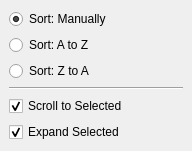
<?xml version="1.0" encoding="UTF-8"?>
<ui version="4.0">
 <class>OutlinerDisplayOptions</class>
 <widget class="QWidget" name="OutlinerDisplayOptions">
  <property name="geometry">
   <rect>
    <x>0</x>
    <y>0</y>
    <width>192</width>
    <height>138</height>
   </rect>
  </property>
  <property name="windowTitle">
   <string>Form</string>
  </property>
  <property name="title" stdset="0">
   <string/>
  </property>
  <layout class="QVBoxLayout" name="verticalLayout_2">
   <property name="leftMargin">
    <number>0</number>
   </property>
   <property name="topMargin">
    <number>0</number>
   </property>
   <property name="rightMargin">
    <number>0</number>
   </property>
   <property name="bottomMargin">
    <number>0</number>
   </property>
   <item>
    <widget class="QFrame" name="frame">
     <property name="lineWidth">
      <number>0</number>
     </property>
     <layout class="QVBoxLayout" name="verticalLayout">
      <item>
       <widget class="QFrame" name="sortManuallyFrame">
        <property name="lineWidth">
         <number>0</number>
        </property>
        <layout class="QHBoxLayout" name="horizontalLayout" stretch="1,0">
         <property name="leftMargin">
          <number>0</number>
         </property>
         <property name="topMargin">
          <number>0</number>
         </property>
         <property name="rightMargin">
          <number>0</number>
         </property>
         <property name="bottomMargin">
          <number>0</number>
         </property>
         <item>
          <widget class="QRadioButton" name="sortManuallyRadioButton">
           <property name="minimumSize">
            <size>
             <width>150</width>
             <height>0</height>
            </size>
           </property>
           <property name="autoFillBackground">
            <bool>true</bool>
           </property>
           <property name="styleSheet">
            <string notr="true"/>
           </property>
           <property name="text">
            <string>Sort: Manually</string>
           </property>
           <property name="checked">
            <bool>true</bool>
           </property>
           <attribute name="buttonGroup">
            <string notr="true">sortButtonGroup</string>
           </attribute>
          </widget>
         </item>
         <item>
          <widget class="QLabel" name="sortManuallyIconLabel">
           <property name="minimumSize">
            <size>
             <width>16</width>
             <height>16</height>
            </size>
           </property>
           <property name="text">
            <string/>
           </property>
          </widget>
         </item>
        </layout>
       </widget>
      </item>
      <item>
       <widget class="QFrame" name="sortAtoZFrame">
        <property name="lineWidth">
         <number>0</number>
        </property>
        <layout class="QHBoxLayout" name="horizontalLayout_2" stretch="1,0">
         <property name="leftMargin">
          <number>0</number>
         </property>
         <property name="topMargin">
          <number>0</number>
         </property>
         <property name="rightMargin">
          <number>0</number>
         </property>
         <property name="bottomMargin">
          <number>0</number>
         </property>
         <item>
          <widget class="QRadioButton" name="sortAtoZRadioButton">
           <property name="minimumSize">
            <size>
             <width>150</width>
             <height>0</height>
            </size>
           </property>
           <property name="text">
            <string>Sort: A to Z</string>
           </property>
           <property name="checked">
            <bool>false</bool>
           </property>
           <attribute name="buttonGroup">
            <string notr="true">sortButtonGroup</string>
           </attribute>
          </widget>
         </item>
         <item>
          <widget class="QLabel" name="sortAtoZIconLabel">
           <property name="minimumSize">
            <size>
             <width>16</width>
             <height>16</height>
            </size>
           </property>
           <property name="text">
            <string/>
           </property>
          </widget>
         </item>
        </layout>
       </widget>
      </item>
      <item>
       <widget class="QFrame" name="sortZtoAFrame">
        <property name="lineWidth">
         <number>0</number>
        </property>
        <layout class="QHBoxLayout" name="horizontalLayout_3" stretch="1,0">
         <property name="leftMargin">
          <number>0</number>
         </property>
         <property name="topMargin">
          <number>0</number>
         </property>
         <property name="rightMargin">
          <number>0</number>
         </property>
         <property name="bottomMargin">
          <number>0</number>
         </property>
         <item>
          <widget class="QRadioButton" name="sortZtoARadioButton">
           <property name="minimumSize">
            <size>
             <width>150</width>
             <height>0</height>
            </size>
           </property>
           <property name="text">
            <string>Sort: Z to A</string>
           </property>
           <attribute name="buttonGroup">
            <string notr="true">sortButtonGroup</string>
           </attribute>
          </widget>
         </item>
         <item>
          <widget class="QLabel" name="sortZtoAIconLabel">
           <property name="minimumSize">
            <size>
             <width>16</width>
             <height>16</height>
            </size>
           </property>
           <property name="text">
            <string/>
           </property>
          </widget>
         </item>
        </layout>
       </widget>
      </item>
      <item>
       <widget class="Line" name="separator">
        <property name="orientation">
         <enum>Qt::Horizontal</enum>
        </property>
       </widget>
      </item>
      <item>
       <widget class="QCheckBox" name="autoScrollCheckbox">
        <property name="text">
         <string>Scroll to Selected</string>
        </property>
        <property name="checked">
         <bool>true</bool>
        </property>
       </widget>
      </item>
      <item>
       <widget class="QCheckBox" name="autoExpandCheckbox">
        <property name="text">
         <string>Expand Selected</string>
        </property>
        <property name="checked">
         <bool>true</bool>
        </property>
       </widget>
      </item>
     </layout>
    </widget>
   </item>
  </layout>
 </widget>
 <resources/>
 <connections/>
 <buttongroups>
  <buttongroup name="sortButtonGroup"/>
 </buttongroups>
</ui>
